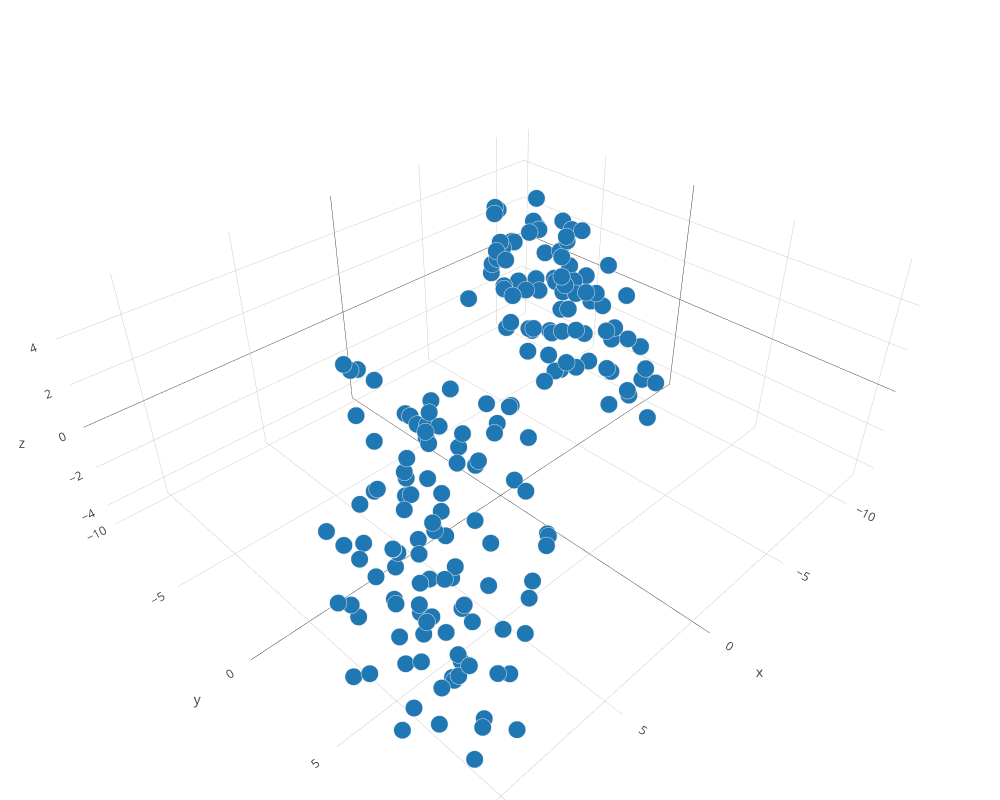

Notebook source saved alongside this figure:
### Code cell
plotly_plot_tsne(tsne_embeddings_3d, labels_3d, dimension=3)

### Figure 1 — Plotly figure (JSON) as saved in the notebook; plotly's stock layout.template omitted (floating-point values rounded to 4 significant figures; data arrays with more than 128 entries replaced by an {"elided": "..."} marker saying what was removed)
{"data": [{"hoverinfo": "text", "marker": {"line": {"color": "rgb(225, 225, 225)", "width": 0.5}, "opacity": 1, "size": 6}, "mode": "markers", "text": {"elided": "200 str values"}, "type": "scatter3d", "uid": "bd8721c5-d690-41e4-986f-b9083892f309", "x": {"elided": "200 float values"}, "y": {"elided": "200 float values"}, "z": {"elided": "200 float values"}}], "layout": {"height": 800, "margin": {"b": 0, "l": 0, "r": 0, "t": 0}, "width": 1000, "xaxis": {"zeroline": false}, "yaxis": {"zeroline": false}}}
